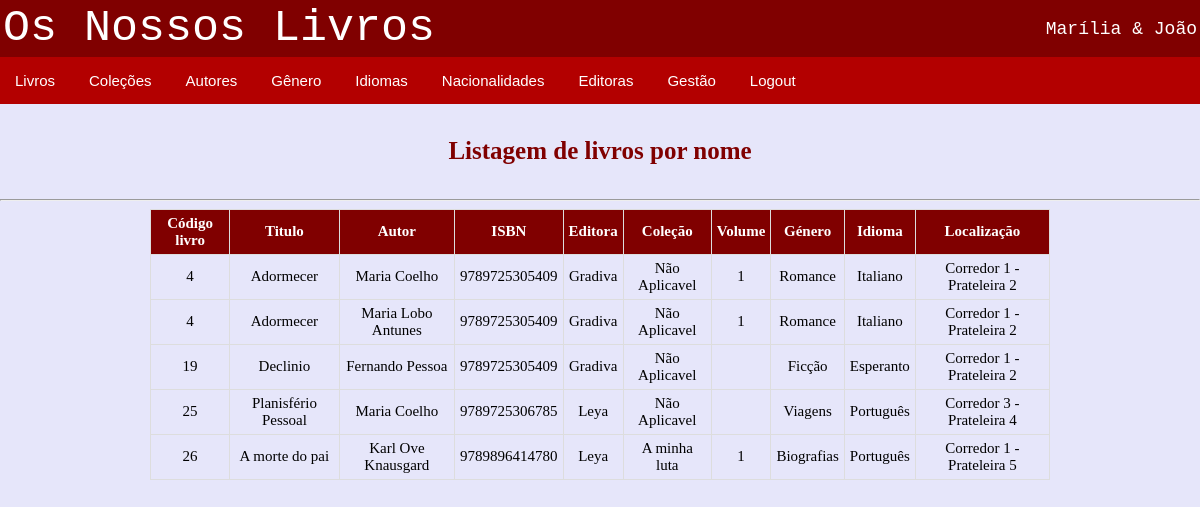
Page /livraria/pesquisa_nome.php on the committed database.
### tables this page shows
CREATE TABLE `editoras` (
  `id_editora` int NOT NULL,
  `editora` varchar(50) NOT NULL
);

CREATE TABLE `colecoes` (
  `id_colecao` int NOT NULL,
  `nome` varchar(100) NOT NULL,
  `id_editora` int NOT NULL,
  `n_volumes` int DEFAULT NULL
);

CREATE TABLE `genero` (
  `id_genero` int NOT NULL,
  `genero` varchar(30) NOT NULL
);

CREATE TABLE `idiomas` (
  `id_idioma` int NOT NULL,
  `idioma` varchar(30) NOT NULL
);

### livraria/bd_classe_local.php (called while the page is built, shortened)
<?php
class acesso{
    var $servidor= "localhost";
    var $utilizador ="root";
    var $password="12345678";
    var $basedados="bdlivros";
    function ligar(){
        $this->ligacao=mysqli_connect($this->servidor, $this->utilizador, $this->password, $this->basedados);
    }
}
?>

### livraria/pesquisa_nome.php (the view, shortened to what this page needs)
<?php
$acesso=new acesso();
$acesso->ligar();
$tabela=mysqli_query($acesso->ligacao,
    "SELECT Id_livro,titulo, CONCAT (a.nome, ' ', a.apelido) AS autor , isbn, editora, c.nome, volume, g.genero, i.idioma, CONCAT(loc.movel, ' - Prateleira ', loc.prateleira) AS localizacao
    FROM
    (SELECT l.Id_livro, isbn, titulo, id_editora, n_edicao, l.data, data_1_edicao, id_colecao, volume, id_idioma, id_genero, id_localizacao, a.Id_autor  FROM livros l
        LEFT JOIN autores_livro a
        ON l.Id_livro = a.Id_livro) la
    LEFT JOIN editoras e
    ON 	la.id_editora=e.id_editora
    LEFT JOIN autores a
    ON		la.id_autor=a.id_autor
    LEFT JOIN colecoes c
    ON        la.id_colecao=c.id_colecao
    LEFT JOIN idiomas i
    ON        la.id_idioma=i.id_idioma
    LEFT JOIN genero g
    ON        la.id_genero=g.id_genero
   	LEFT JOIN localizacao loc
    ON       la.id_localizacao=loc.id_localizacao
    WHERE la.titulo LIKE CONCAT ('%','$_POST[txt_nome]','%')");
?>
<!DOCTYPE html>
<html lang="en">
<head>
<head>
    <link rel="stylesheet" href="estilos.css">
</head>
<body>
<?php include 'menu.php';?>
<h4>Listagem de livros por nome</h4>
    <hr>
    <table id="listatab" style="width: 900px;">
        <tr>
            <th>Código livro</th>
            <th>Titulo</th>
            <th>Autor</th>
            <th>ISBN</th>
            <th>Editora</th>
            <th>Coleção</th>
            <th>Volume</th>
            <th>Género</th>
            <th>Idioma</th>
            <th>Localização</th>
        </tr>
        <?php
           while ($registo=mysqli_fetch_array($tabela))
           {
               ?>
               <tr>
                   <td><?php echo $registo['Id_livro'];?></td>
                   <td><?php echo $registo['titulo'];?></td>
                   <td><?php echo $registo['autor'];?></td>
                   <td><?php echo $registo['isbn'];?></td>
                   <td><?php echo $registo['editora'];?></td>
                   <td><?php echo $registo['nome'];?></td>
                   <td><?php echo $registo['volume'];?></td>
                   <td><?php echo $registo['genero'];?></td>
                   <td><?php echo $registo['idioma'];?></td>
                   <td><?php echo $registo['localizacao'];?></td></tr>
        <?php
           }
        ?>
    </table>
</body>
</html>

### livraria/CSS/estilos.css (style rules this page uses)
body { margin: 0px; background-color: #E6E6FA; }
.button:hover, .button2:hover, { background-color: #ffe6e6; color: black; }
#listatab { width: 600px; font-size: 15px; margin: auto; align: center; text-align: left; color: black; border-collapse: collapse; }
#listatab td, #listatab th { border: 1px solid #ddd; padding: 5px; text-align: center; }
#listatab th { background-color: #800000; color: white; }
h4 { text-align: center; font-size: 25px; color: #800000; }

### livraria/menu.php (style rules this page uses)
body { margin: 0px; }

### rows in the picture
editoras: Id_livro "4", titulo "Adormecer", autor "Maria Coelho", isbn "9789725305409", editora "Gradiva", colecoes.nome "Não Aplicavel", volume "1", genero.genero "Romance", idiomas.idioma "Italiano", localizacao "Corredor 1 - Prateleira 2", autor "Maria Lobo Antunes", Id_livro "19", titulo "Declinio", autor "Fernando Pessoa", genero.genero "Ficção", idiomas.idioma "Esperanto"
editoras: Id_livro "25", titulo "Planisfério Pessoal", autor "Maria Coelho", isbn "9789725306785", editora "Leya", colecoes.nome "Não Aplicavel", genero.genero "Viagens", idiomas.idioma "Português", localizacao "Corredor 3 - Prateleira 4", Id_livro "26", titulo "A morte do pai", autor "Karl Ove Knausgard", isbn "9789896414780", colecoes.nome "A minha luta", volume "1", genero.genero "Biografias", localizacao "Corredor 1 - Prateleira 5"
